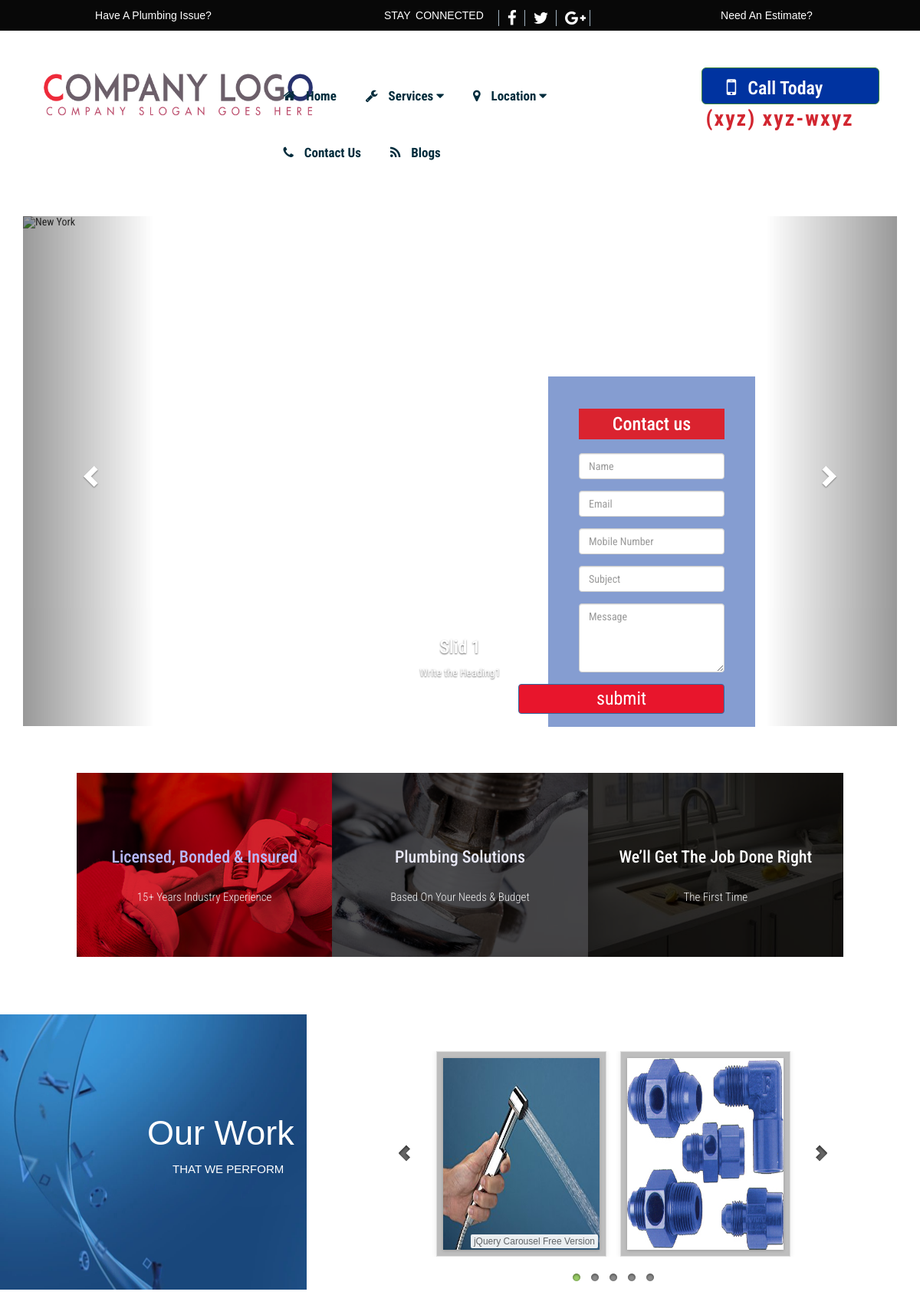
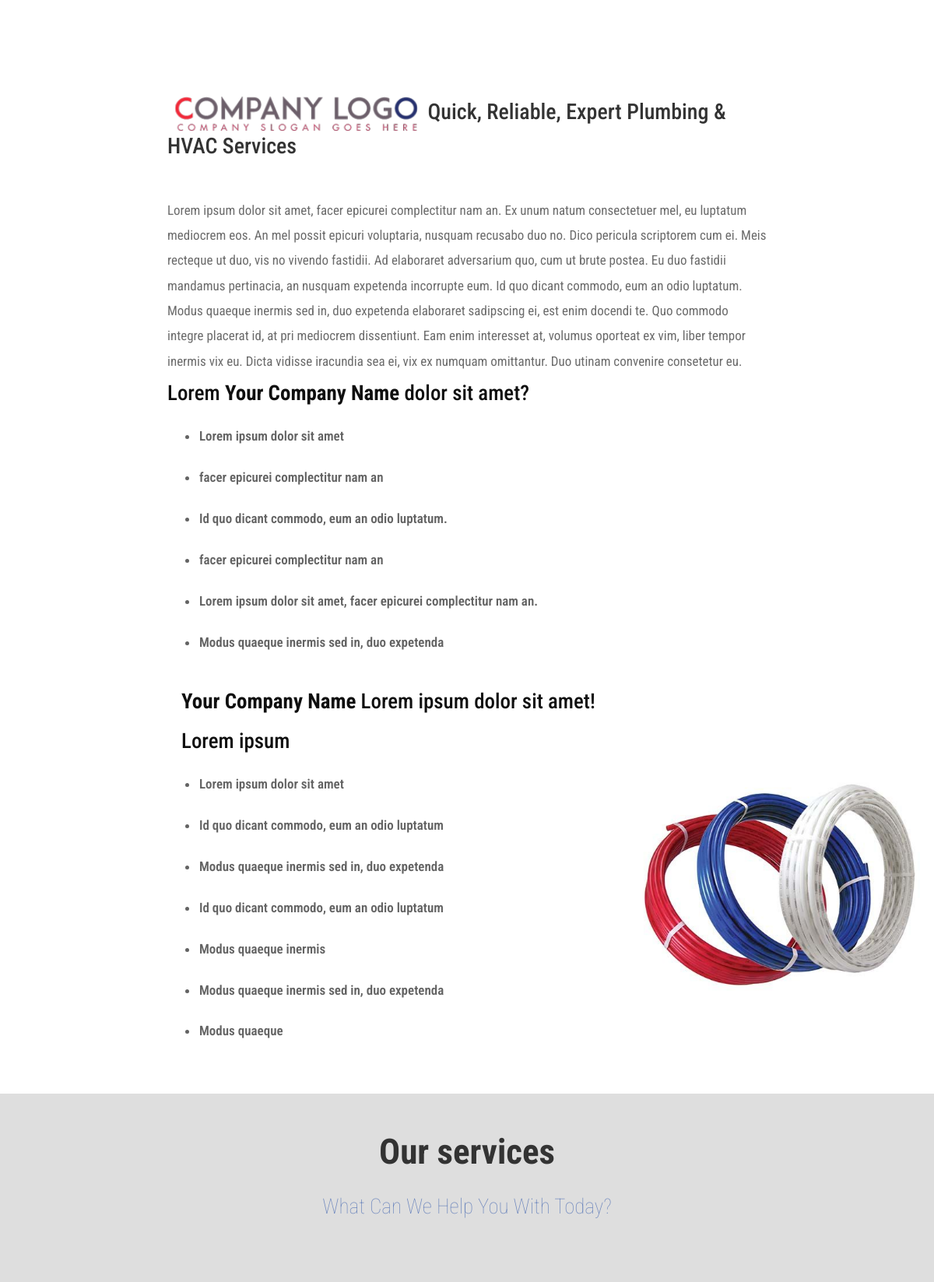
The page / (upper part) on the database its author committed (2 pictures, top to bottom).
### tables this page shows
CREATE TABLE `logo` (
  `id` int(11) NOT NULL,
  `imagepath` varchar(100) NOT NULL
);

CREATE TABLE `manu` (
  `manu_id` int(11) NOT NULL,
  `manu_name` varchar(100) NOT NULL,
  `manu_icon` varchar(150) NOT NULL,
  `manu_icon_last` varchar(30) NOT NULL,
  `manu_link` varchar(30) NOT NULL
);

CREATE TABLE `our_work` (
  `image_id` int(11) NOT NULL,
  `image` varchar(100) NOT NULL
);

### index.php (the view, shortened to what this page needs)
<?php
include "admin/config.php";
include "include/header.php";
?>
		 <div class="row" style="margin-top: 65px;     background: transparent;">
		  <div class="col-md-12 col-xs-12 col-sm-12">
			<div class="container-fluid" style="    margin-top: -20px;">
				<div id="myCarousel" class="carousel slide" data-ride="carousel">
					<ol class="carousel-indicators">
					  <li data-target="#myCarousel" data-slide-to="0" class="active"></li>
					  <li data-target="#myCarousel" data-slide-to="1"></li>
					  <li data-target="#myCarousel" data-slide-to="2"></li>
					</ol>
					<div class="carousel-inner" role="listbox">
					  <div class="item active">
						<img src="images/600d.png" alt="New York" width="1200" height="700">
						<div class="carousel-caption">
						  <h3>Slid 1</h3>
						  <p>Write the Heading1</p>
						</div>
					  </div>
					</div>
					<a class="left carousel-control" href="#myCarousel" role="button" data-slide="prev">
					  <span class="glyphicon glyphicon-chevron-left" aria-hidden="true"></span>
					</a>
					<a class="right carousel-control" href="#myCarousel" role="button" data-slide="next">
					  <span class="glyphicon glyphicon-chevron-right" aria-hidden="true"></span>
					</a>
				</div>
			</div>
		  </div>
	</div>
	<div class="row">
		<div class="col-md-7 col-xs-12 col-sm-12">
		</div>
		<div class="col-md-3 col-xs-12 col-sm-12 form-responsive" >
			<div class="form-area" style="margin-top:90px; ">
				<form  method="post"  action="index.php" style="height: 363px;">
					<br style="both:clear;">
							<h3 style="font-size:24px; margin-bottom: 18px; text-align:center; margin-top:-4px; color:#ffffff;  background-color:rgb(218, 35, 47); padding:7px 0px; font-weight:500;">Contact us</h3>
							<div class="form-group">
								<input type="text" class="form-control"  name="name"  placeholder="Name" required >
							</div>
							<div class="form-group">
								<input type="text" class="form-control"  name="email"  placeholder="Email" required >
							</div>
							<div class="form-group">
								<input type="text" class="form-control"  name="mobile_number"  placeholder="Mobile Number" required >
							</div>
							<div class="form-group">
								<input type="text" class="form-control"  name="subject"  placeholder="Subject" >
							</div>
							<div class="form-group">
								<textarea class="form-control" type="textarea" name="message"  placeholder="Message" maxlength="140" rows="7" required ></textarea>
							</div>
							<input type="submit"  name="submit" value="submit" class="btn btn-primary pull-right" style="padding:1px 101px; font-size:24px; ">
				</form>
			</div>
		</div>
		<div class="col-md-2 col-xs-12 col-sm-12">
		</div>
	</div>
	<div class="row" >
		<div class="col-md-1 col-xs-12 col-sm-12">
		</div>
		<div class="col-md-10 col-xs-12 col-sm-12">
			   <div class="row">
					<div class="col-md-4 col-xs-12 col-sm-12 background-setting" style="background-image: url(images/plumbing-1.png);     text-align: -webkit-center;    height: 240px !important;">
						<div     style="margin-top: 98px;">
							   <h3  style="font-size:22px;font-weight: 500;letter-spacing: 0px;text-transform: none;  color: rgb(185, 186, 255);">
									Licensed, Bonded &amp; Insured
							   </h3>
							   <span  style="font-size:15px;font-weight: 300;font-style: normal;    color: rgba(251, 251, 251, 0.94); line-height: 4;">
									15+ Years Industry Experience
							   </span>
						</div>
					</div>
					<div class="col-md-4 col-xs-12 col-sm-12 background-setting" style="background-image: url(images/plumbing-2.png);     text-align: -webkit-center;    height: 240px !important;">
						<div     style="margin-top: 98px;">
							   <h3  style="font-size:22px;font-weight: 500;letter-spacing: 0px;text-transform: none;  color: rgb(232, 232, 245);">
									Plumbing Solutions
							   </h3>
							   <span  style="font-size:15px;font-weight: 300;font-style: normal;    color: rgba(251, 251, 251, 0.94); line-height: 4;">
									Based On Your Needs & Budget
							   </span>
						</div>
					</div>
					<div class="col-md-4 col-xs-12 col-sm-12 background-setting" style="background-image: url(images/plumbing-3.png);     text-align: -webkit-center;    height: 240px !important;	">
						<div     style="margin-top: 98px;">
							   <h3  style="font-size:22px;font-weight: 500;letter-spacing: 0px;text-transform: none;     color: rgb(255, 255, 255);">
									We’ll Get The Job Done Right
							   </h3>
							   <span  style="font-size:15px;font-weight: 300;font-style: normal;    color: rgba(251, 251, 251, 0.94); line-height: 4;">
									The First Time
							   </span>
						</div>
					</div>
			   </div>
		</div>
		<div class="col-md-1 col-xs-12 col-sm-12">
		</div>
	</div>
	<br>
	<br>
	<br>
	<br>
	<br>
	<br>
			  <div class='row' style="    margin-top: -45px;">
				<div class="col-md-4 col-xs-12 col-sm-12 work-bg">
					<h1 class="work-h1">Our Work</h1>
					<div class="work-h1down">THAT WE PERFORM</div>
				</div>
				<div class="col-md-8 col-xs-12 col-sm-12 ">
				<div id="amazingcarousel-container-1">
					<div id="amazingcarousel-1" style="display:none;position:relative;width:100%;max-width:720px;margin:0px auto 0px;">
						<div class="amazingcarousel-list-container">
							<ul class="amazingcarousel-list">
										<?php
											$sql = "SELECT * FROM our_work ORDER BY image_id ASC LIMIT 9";
											   $result = $conn->query($sql);
											   if ($result->num_rows > 0) {
												while($row = $result->fetch_assoc()) {
												   $image 		= $row["image"];
										?>
									<li class="amazingcarousel-item">
										<div class="amazingcarousel-item-container" style="background-color:#bebebe; ">
											<div class="amazingcarousel-image">
											<a href="admin/our_work/<?php echo $image; ?>" title="3"  class="html5lightbox" data-group="amazingcarousel-1">
											<img src="admin/our_work/<?php echo $image; ?>" width="355px !important;" height="250px !important;"  alt="3" /></a>
											</div>
										</div>
									</li>
									<?php }} ?>
								</ul>
								<div class="amazingcarousel-prev"></div>
								<div class="amazingcarousel-next"></div>
							</div>
							<div class="amazingcarousel-nav"></div>
						</div>
					</div>
			</div>
		 </div>
	<br>
	<br>
	<br>
	<br>
	<br>
		<div class="row">
			<div class="col-md-2 col-xs-12 col-sm-12"  >
			</div>
			<div class="col-md-8 col-xs-12 col-sm-12"  >
				<h2 style="font-size:28px !important;"><img src="images/11111.png" style="height:55px;   width:328px;"/> Quick, Reliable, Expert Plumbing &amp; HVAC Services</h2>
				<br>
				<br>
				<p class="werbiage-p">Lorem ipsum dolor sit amet, facer epicurei complectitur nam an. Ex unum natum consectetuer mel, eu luptatum mediocrem eos. An mel possit epicuri voluptaria, nusquam recusabo duo no. Dico pericula scriptorem cum ei. Meis recteque ut duo, vis no vivendo fastidii. Ad elaboraret adversarium quo, cum ut brute postea.
					Eu duo fastidii mandamus pertinacia, an nusquam expetenda incorrupte eum. Id quo dicant commodo, eum an odio luptatum. Modus quaeque inermis sed in, duo expetenda elaboraret sadipscing ei, est enim docendi te. Quo commodo integre placerat id, at pri mediocrem dissentiunt. Eam enim interesset at, volumus oporteat ex vim, liber tempor inermis vix eu. Dicta vidisse iracundia sea ei, vix ex numquam omittantur.
					Duo utinam convenire consetetur eu.<br>
					<span style="color:rgba(0, 0, 0, 0.94); font-size:27px; font-weight:500;  font-size:27px;">Lorem <strong>Your Company Name </strong>dolor sit amet?<span></p>
				<ul style="color: rgba(0, 0, 0, 0.61);    line-height: 1.26;">
					<li>Lorem ipsum dolor sit amet</li><br><br><br>
					<li> facer epicurei complectitur nam an</li><br><br><br>
					<li>Id quo dicant commodo, eum an odio luptatum.</li><br><br><br>
					<li>facer epicurei complectitur nam an</li><br><br><br>
					<li>Lorem ipsum dolor sit amet, facer epicurei complectitur nam an. </li><br><br><br>
					<li>Modus quaeque inermis sed in, duo expetenda </li>
			    </ul><br><br><br>
				<p class="werbiage-p" style="padding-left:18px; color:rgba(0, 0, 0, 0.94); font-size:27px; font-weight:500;"><strong>Your Company Name</strong> Lorem ipsum dolor sit amet!<br>
				Lorem ipsum</p>
			</div>
			<div class="col-md-2 col-xs-12 col-sm-12"  >
			</div>
		</div>
		<div class="row">
			<div class="col-md-2 col-xs-12 col-sm-12"  >
			</div>
			<div class="col-md-6 col-xs-12 col-sm-12"  >
			<ul style="color: rgba(0, 0, 0, 0.61);    line-height: 1.26;">
					<li>Lorem ipsum dolor sit amet</li><br><br><br>
					<li>Id quo dicant commodo, eum an odio luptatum</li><br><br><br>
					<li>Modus quaeque inermis sed in, duo expetenda</li><br><br><br>
					<li>Id quo dicant commodo, eum an odio luptatum</li><br><br><br>
					<li>Modus quaeque inermis</li><br><br><br>
					<li>Modus quaeque inermis sed in, duo expetenda</li><br><br><br>
					<li>Modus quaeque </li>
				</ul>
			</div>
			<div class="col-md-4 col-xs-12 col-sm-12"  >
				<img src="images/1111.jpg" width="100%" height="100%"/>
			</div>
		</div>
			<br><br><br>
		<div class="row" style="background-color: rgba(210, 210, 210, 0.73);    text-align: -webkit-center;    padding-bottom: 10px;">
			<div class="col-md-12 col-xs-12 col-sm-12"  >
				<h2 style="    font-weight: 700;    font-size:45px;    padding-top: 30px;    padding-bottom: 17px;">Our services </h2>
				<div style="font-size: 27px; font-weight: 100;  color: rgba(0, 51, 160, 0.52);">What Can We Help You With Today?</div>
			</div>
		</div>
		<?php
			include "include/footer.php";
		?>

### include/header.php (shortened to what this page needs)
<!DOCTYPE html>
<html>
<head>
	<link rel="stylesheet" href="https://cdnjs.cloudflare.com/ajax/libs/font-awesome/4.7.0/css/font-awesome.min.css">
	<link rel="stylesheet" type="text/css" href="stylesheet/homeplm.css">
	<link rel="stylesheet" type="text/css" href="stylesheet/homeplm_service.css">
	<link rel="stylesheet" type="text/css" href="stylesheet/our_work_carousal.css">
		<link rel="stylesheet" href="https://maxcdn.bootstrapcdn.com/bootstrap/3.3.7/css/bootstrap.min.css">
	<link rel="stylesheet" href="https://ajax.googleapis.com/ajax/libs/jqueryui/1.11.4/themes/smoothness/jquery-ui.css">
    <link rel="stylesheet" type="text/css" href="carouselengine/initcarousel-1.css">
</head>
<body style="font-family:'Roboto Condensed', sans-serif !important;">
<div class="container-fluid">
	<div class="row first-header">
		<div class="col-md-4 col-xs-12 col-sm-12" style="text-align: -webkit-center;     background-color:#080808 !important;">
			<p style="margin-top:10px;"><a href="#" class="header-col1" > Have A Plumbing Issue?</a> </p>
		</div>
		<div class="col-md-4 col-xs-12 col-sm-12" style=" background-color:#080808 !important;     height: 40px;">
			<div  class="icon-responsive">
				<h3 class="header-connected">STAY CONNECTED</h3>
				<a href="#" class="fave-icon">
					<i class="fa fa-facebook"></i>
					<i class="fa fa-twitter"></i>
					<i class="fa fa-google-plus"     style="border-right: 1px solid #a2b3c0;"></i>
				</a>
			</div>
		</div>
		<div class="col-md-4 col-xs-12 col-sm-12" style="text-align: -webkit-center;     background-color:#080808 !important;">
			<p style="margin-top:10px;"><a href="#" class="header-col1" >Need An Estimate?</a> </p>
		</div>
	</div>
		<nav class="navbar " data-spy="affix" data-offset-top="197" style="z-index: 1;  ">
			<div class="row second-row"  style="">
				<div class="col-md-3 col-xs-12 col-sm-12">
				<?php
				$sql= "SELECT * FROM logo";
				$result = $conn->query($sql);
				if($result->num_rows > 0){
					while($row=$result->fetch_assoc()){
						$imagepath = $row["imagepath"];
				?>
						<img src="admin/upload/<?php echo $imagepath; ?>" class="logo-ctrl"/>
				<?php }} ?>
				</div>
				<div class="col-md-6 col-xs-12 col-sm-12">
					<div class="navbar-header default">
					  <div class="collapse navbar-collapse" id="myNavbar">
						<ul class="nav navbar-nav topnav" style="margin-top:0px; margin-left:20px;">
						<?php
						$sql = "SELECT * FROM manu limit 5";
						   $result = $conn->query($sql);
						   if ($result->num_rows > 0) {
							while($row = $result->fetch_assoc()) {
					        $manu_name 		= $row["manu_name"];
							$manu_icon 		= $row["manu_icon"];
							$manu_icon_last	= $row['manu_icon_last'];
							$manu_link		= $row['manu_link'];
						?>
								<li class="dropdown">
									<a href="<?=$manu_link ?>" class="manu_familyfont">
										<i class=" <?php echo $manu_icon; ?>" style="margin-right:10px; " ></i>
										<?php echo $manu_name; ?>
										<i  class="<?php echo $manu_icon_last; ?>"></i>
									</a>
								</li>
						   <?php }} ?>
						</ul>
					 </div>
				   </div>
				</div>
				<div class="col-md-3 col-xs-12 col-sm-12 nmb-btn">
					<button type="button" class="btn btn-success btn-lg search-btn active">
						<i class="fa fa-mobile btn-icon" ></i>
						<span class="btn-text">Call Today</span><br>
						<a href="#" class="btn-nmb">(xyz) xyz-wxyz</a>
				    </button>
				</div>
			</div>
		</nav>

### rows shown on the page
logo: imagepath (picture)
manu: manu_name "Home"
manu: manu_name "Services"
manu: manu_name "Location"
manu: manu_name "Contact Us"
manu: manu_name "Blogs"
our_work: image (picture)
our_work: image (picture)
